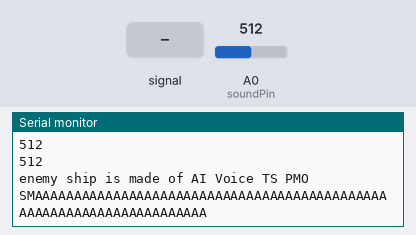
The sketch below on a simulated Arduino Uno, built with avr-gcc and run on an emulated ATmega328P. Parts: the last lines printed to the serial monitor. The inputs (shaded band) are chosen by the test bench; at power-on: A0 (soundPin) = 512.

Above: at 1.2 s.
1.3 s: A0 (soundPin) fed a 200 Hz sine of ±81 counts around its level
At 1.35 s:
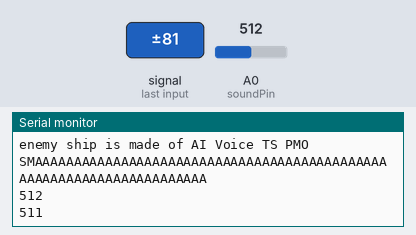
2.8 s: A0 (soundPin) set to 460
At 2.91 s:
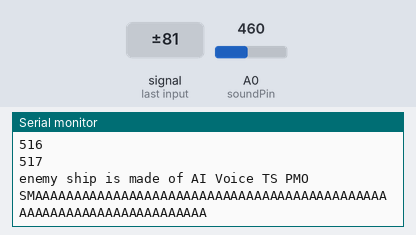
4.3 s: A0 (soundPin) fed a 1000 Hz sine of ±255 counts around its level
At 4.46 s:
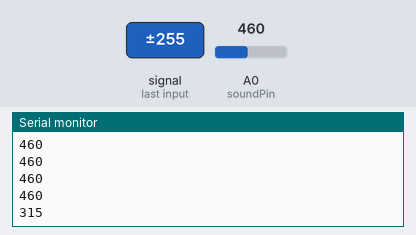
5.8 s: A0 (soundPin) set to 480
At 5.8 s:
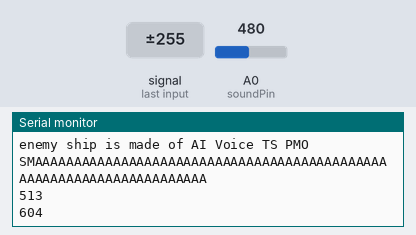
Timing chart, 0 to 8.3 s (numbered marks = the images above; inputs shaded):
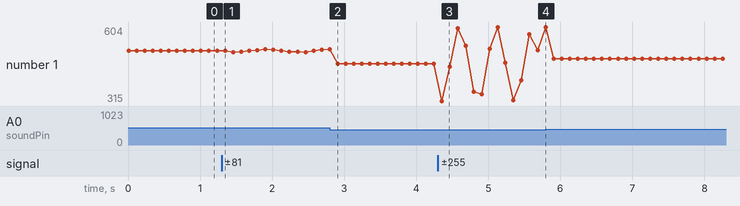

Measured:
- after the input at 1.3 s, the serial monitor: prints a new line after 0.05 s (image 1)
- after the input at 4.3 s, the serial monitor: prints a new line after 0.05 s (image 3)
- plotted number 1: 512 → 517 after the input at 1.3 s, 517 → 460 after the input at 2.8 s, 460 → 604 after the input at 4.3 s, 604 → 480 after the input at 5.8 s

The sketch:

soundsensor.ino
```cpp
// Sound Sensor with Enemy Ship Detection and Frequency
int soundPin = A0;
int soundValue = 0;
int threshold = 470;  // Adjust based on your ambient noise
int peakCount = 0;    // Count peaks above threshold
unsigned long lastPeakTime = 0;  // Time of last peak
unsigned long windowStart = 0;   // Start of 6-second window
bool inWindow = false;           // Flag for active 6-second window
unsigned long peakTimes[5] = {0, 0, 0, 0, 0};  // Store times of 5 peaks

void setup() {
  Serial.begin(115200);  // Faster baud for smoother graph
}

void loop() {
  // Average 5 readings for smoother graph
  long sum = 0;
  for (int i = 0; i < 5; i++) {
    sum += analogRead(soundPin);
    delay(2);  // 10ms total for 5 samples
  }
  soundValue = sum / 5;  // Average value
  Serial.println(soundValue);  // Send to Serial Plotter

  unsigned long currentTime = millis();

  // Check for threshold break
  if (soundValue > threshold) {
    if (currentTime - lastPeakTime > 50) {  // Debounce: min 50ms between peaks
      lastPeakTime = currentTime;

      // Start 6-second window on first peak if not already started
      if (!inWindow) {
        windowStart = currentTime;
        inWindow = true;
        peakCount = 1;
        peakTimes[0] = currentTime;
      }
      // Add subsequent peaks within window
      else if (peakCount < 5) {
        peakTimes[peakCount] = currentTime;
        peakCount++;
      }
    }
  }

  // Check if 6 seconds have passed or 5 peaks detected
  if (inWindow && (currentTime - windowStart >= 10000 || peakCount >= 5)) {
    if (peakCount >= 5 && (peakTimes[4] - peakTimes[0] <= 10000)) {
      Serial.println("enemy ship is made of AI Voice TS PMO SMAAAAAAAAAAAAAAAAAAAAAAAAAAAAAAAAAAAAAAAAAAAAAAAAAAAAAAAAAAAAAAAAAAAAA");  // 5 peaks within 6 seconds
    } else if (peakCount > 1) {
      // Estimate frequency based on average time between peaks
      float avgPeriodMs = (float)(peakTimes[peakCount - 1] - peakTimes[0]) / (peakCount - 1);
      float freqHz = 1000.0 / avgPeriodMs;
      Serial.print("Frequency: ");
      Serial.print(freqHz);
      Serial.println(" Hz");
    } else {
      Serial.println("Frequency: Too few peaks to estimate");
    }
    // Reset window
    inWindow = false;
    peakCount = 0;
  }

  delay(100);  // ~50 Hz sampling rate with averaging
}
```
